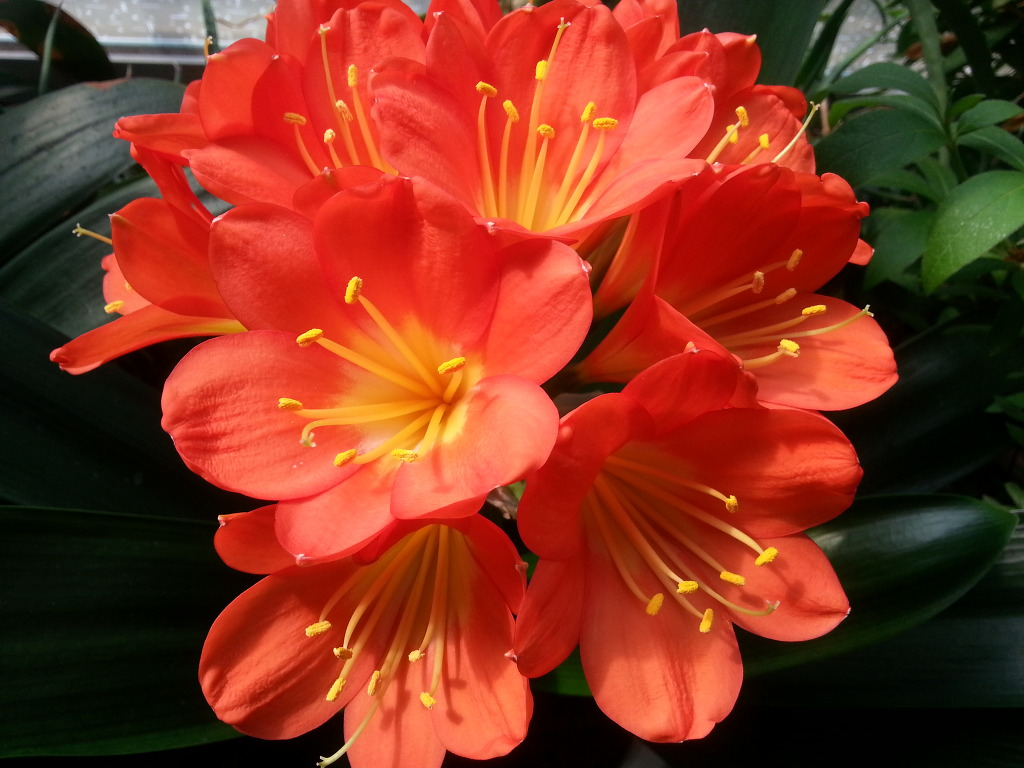
#> input picture practice/img1.jpg, 1024 x 768 px
$ python example9.py
#> lines starting #> are read from the running program, lines starting #| are printed output that depends on the picture
#캐니 엣지 검출 예제

import cv2
import numpy as np


def nothing():
    pass

img_gray = cv2.imread('img1.jpg', cv2.IMREAD_GRAYSCALE)
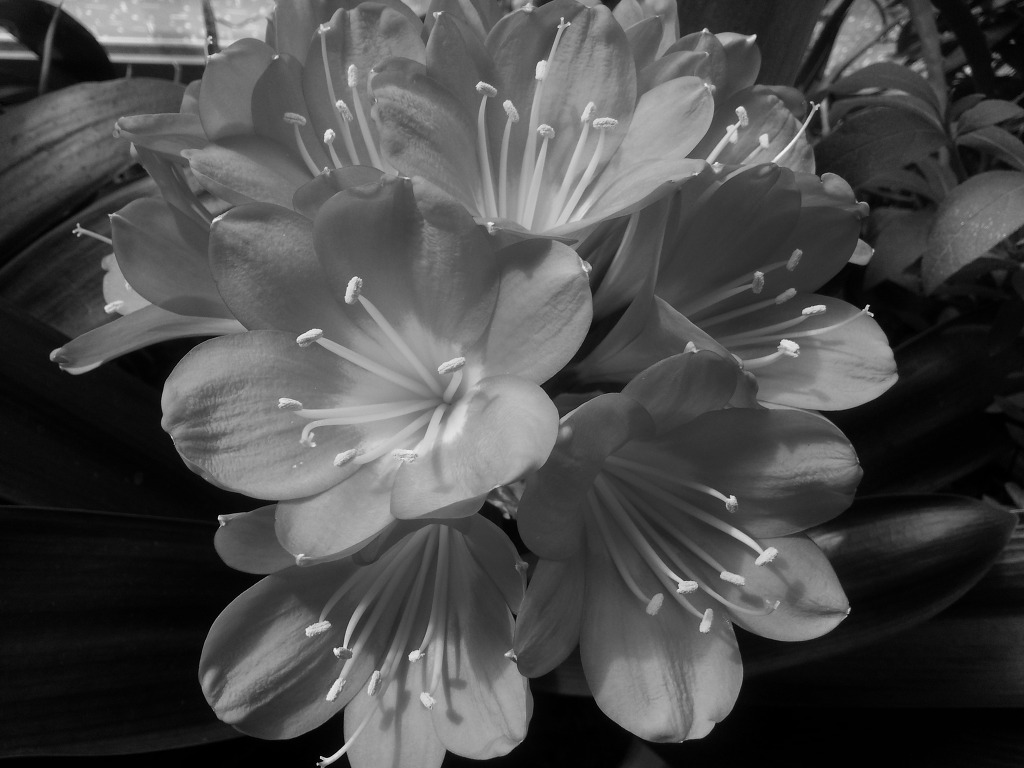
#> img_gray: shape (768, 1024); min 0, max 245, mean 74.8


cv2.namedWindow("Canny Edge")
cv2.createTrackbar('low threshold', 'Canny Edge', 0, 1000, nothing)
cv2.createTrackbar('high threshold', 'Canny Edge', 0, 1000, nothing)

cv2.setTrackbarPos('low threshold', 'Canny Edge', 50)
cv2.setTrackbarPos('high threshold', 'Canny Edge', 150)

cv2.imshow("Original", img_gray)

while True:

    low = cv2.getTrackbarPos('low threshold', 'Canny Edge')
    high = cv2.getTrackbarPos('high threshold', 'Canny Edge')

    img_canny = cv2.Canny(img_gray, low, high)
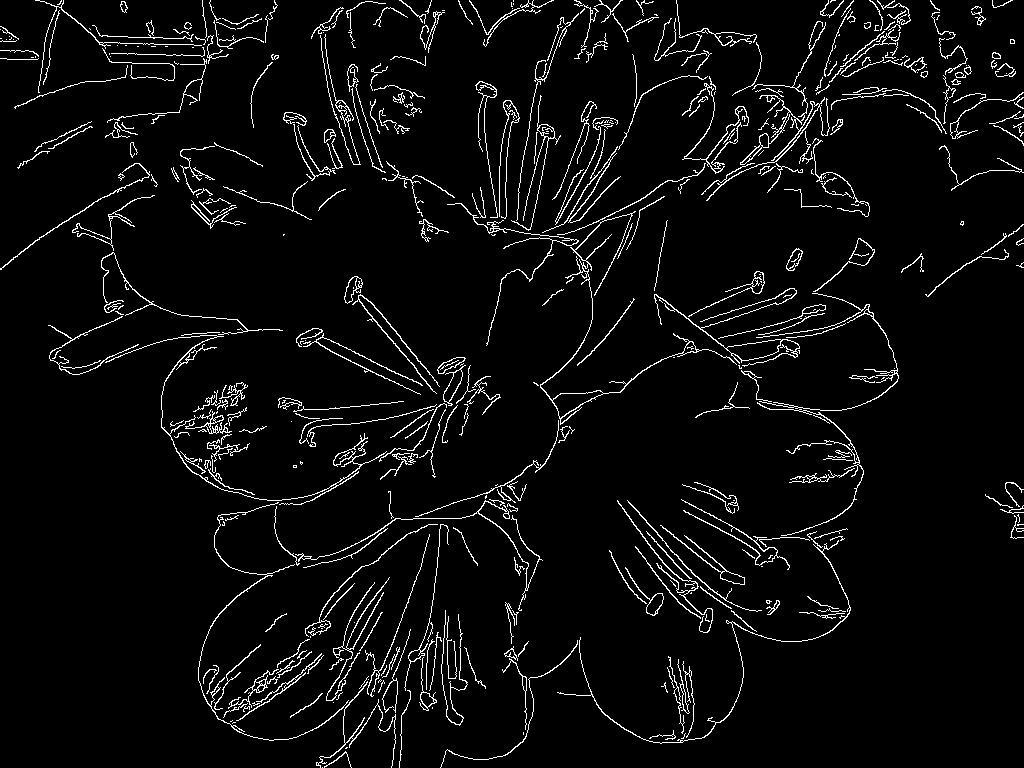
#> img_canny: shape (768, 1024); 4.6% white in thin lines or dots
    cv2.imshow("Canny Edge", img_canny)

    if cv2.waitKey(1)&0xFF == 27:
#> (key Esc is pressed here)
        break


cv2.destroyAllWindows()

$ run again, with practice/img2.jpg copied over practice/img1.jpg
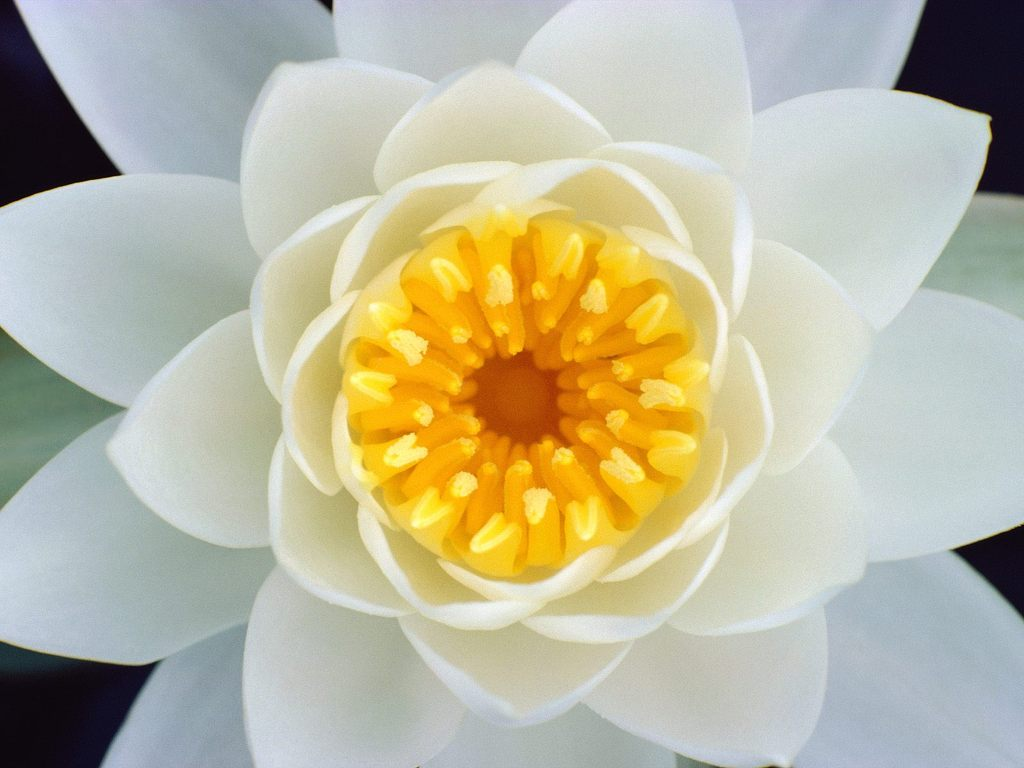
#> input picture practice/img2.jpg, 1024 x 768 px
#> `img_gray = cv2.imread('img1.jpg', cv2.IMREAD_GRAYSCALE)`:
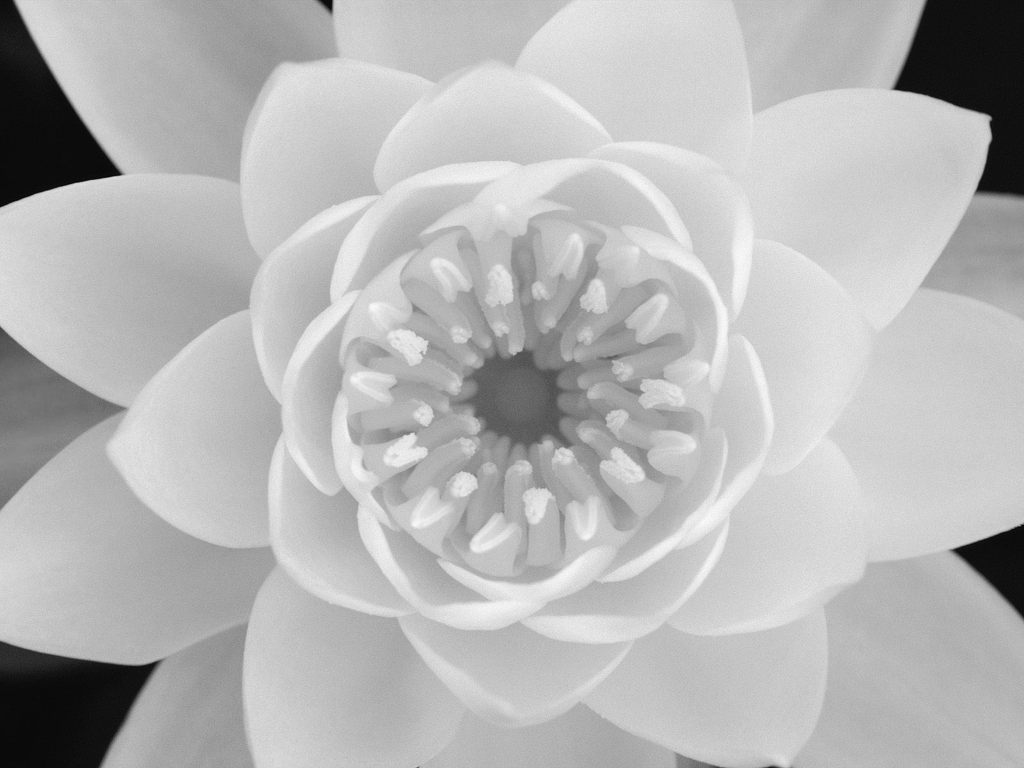
#> img_gray: shape (768, 1024); min 0, max 251, mean 182.4
#> `img_canny = cv2.Canny(img_gray, low, high)`:
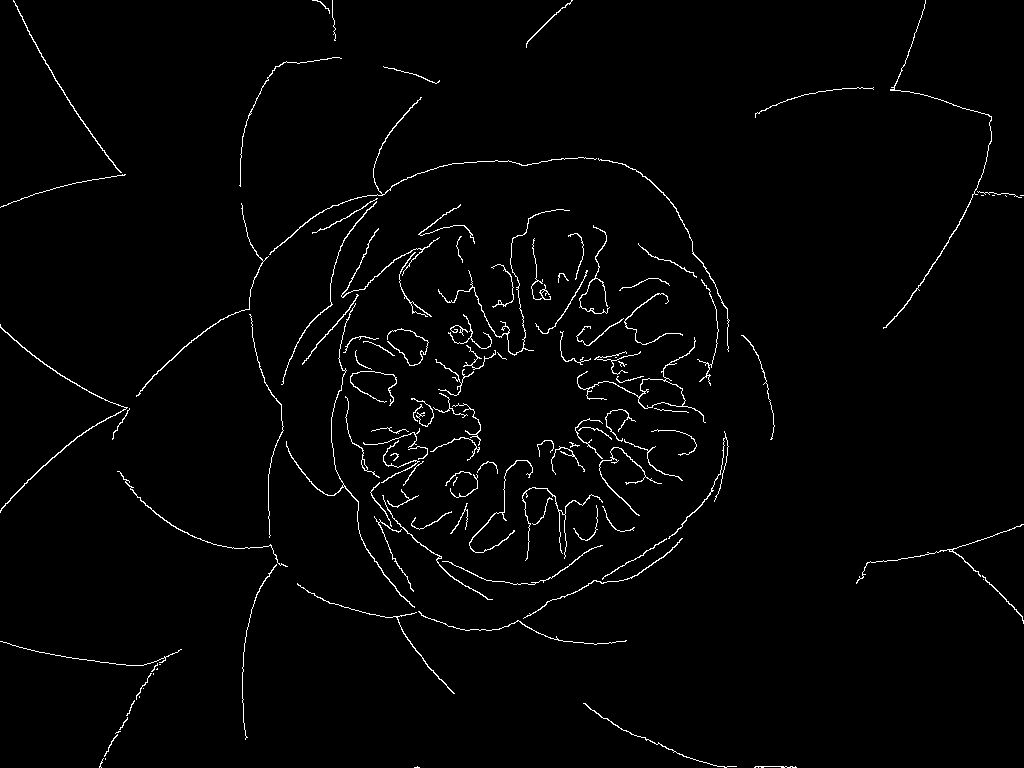
#> img_canny: shape (768, 1024); 1.8% white in thin lines or dots
